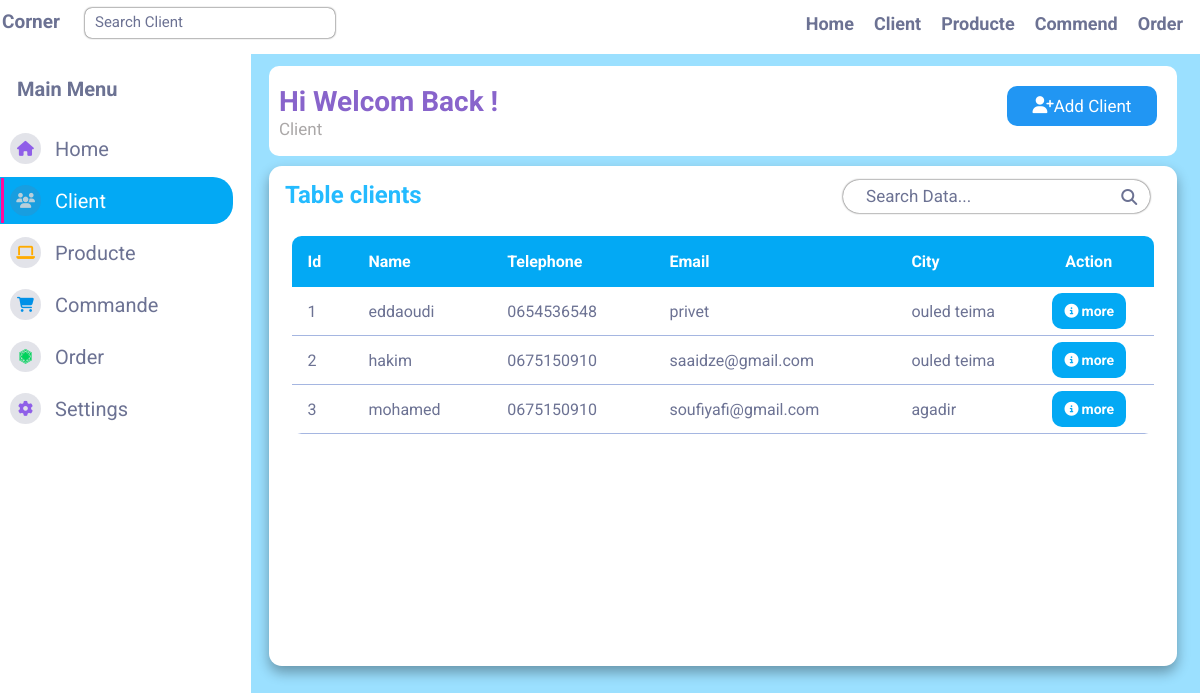
The page /client.php on the database its author committed.
### tables this page shows
CREATE TABLE `client` (
  `id_client` int(11) NOT NULL,
  `name` varchar(255) NOT NULL,
  `email` varchar(255) NOT NULL,
  `telephone` varchar(100) NOT NULL,
  `villle` varchar(100) NOT NULL,
  `address` varchar(255) NOT NULL
);

### fonction/classclient.php (called while the page is built, shortened)
<?php
include "db.php";
class gestionclient extends connection{
   public function AfficheClient() {
    $sql = "SELECT * FROM `client`;";
    $retsult = $this->connectiondb()->prepare($sql);
    $retsult->execute([]);
    $listclient = [];
    while ($row = $retsult->fetch(PDO::FETCH_ASSOC)){
        $listclient[] =  $row ;
    }
    return $listclient;
   }
}
$object = new gestionclient();
?>

### fonction/db.php (called while the page is built)
<?php
class connection {
     public function connectiondb()
    {
        try {
            $conn = new PDO("mysql:host=localhost;dbname=admincommande", "root", "");
            return $conn;
        } catch (PDOException $e) {
            echo $e->getMessage();
        }
    }
}
?>

### client.php (the view, shortened to what this page needs)
<!DOCTYPE html>
<html lang="en">
<head>
    <link rel="stylesheet" href="css/navbar.css" />
    <link rel="stylesheet" href="css/home.css" />
    <link rel="stylesheet" href="css/client.css">
    <link rel="stylesheet" href="https://cdnjs.cloudflare.com/ajax/libs/font-awesome/6.2.1/css/all.min.css" />
</head>
<body>
    <?php
    include "navbar.php"
    ?>
    <div class="containright">
        <div class="pop">
            <div>
                <h1>hi welcom back !</h1>
                <p>client</p>
            </div>
            <div>
                <div class="addclient">
                    <i class="fa-solid fa-user-plus"></i>
                    <p>add client</p>
                </div>
            </div>
        </div>
        <div class="clinet">
            <main class="table">
                <section class="table__header">
                    <h1>Table clients</h1>
                    <div class="input-group">
                        <input type="search" id="search" placeholder="Search Data..." />
                        <i class="fa-sharp fa-solid fa-magnifying-glass"></i>
                    </div>
                </section>
                <section class="table__body">
                    <table>
                        <thead>
                            <tr>
                                <th>Id</th>
                                <th>Name</th>
                                <th>Telephone</th>
                                <th>email</th>
                                <th>city</th>
                                <th>action</th>
                            </tr>
                        </thead>
                        <tbody id="clients">
                            <?php
                            include "fonction/classclient.php";
                           foreach( $object->AfficheClient() as $value ){
                            echo"
                            <tr>
                                <td>{$value['id_client']}</td>
                                <td>{$value['name']}</td>
                                <td>{$value['telephone']}</td>
                                <td>{$value['email']}</td>
                                <td>
                                    {$value['villle']}
                                </td>
                                <td class='actions'>
                                    <a href='profile.php?idc={$value['id_client']}' class='more'>
                                        <i class='fa-solid fa-circle-info'></i>
                                        <p>more</p>
                                    </a>
                                </td>
                            </tr>
                            ";
                            }
                            ?>
                        </tbody>
                    </table>
                </section>
            </main>
        </div>
    </div>
    </div>
</body>
</html>

### css/navbar.css (style rules this page uses)
* { box-sizing: border-box; }
:root { --background: #0f1015; --dark: #191c24; --colordark: #6c7293; --shadow: black }
::placeholder { color: var(--colordark); position: absolute; left: 10px; top: 50%; transform: translateY(-57%); text-transform: capitalize; }
a { text-decoration: none; color: var(--colordark); }

### css/home.css (style rules this page uses)
:root { --background: #9be0ff; --dark: white; --colordark: #6c7293; }
body { background: #9be0ff; }
.containright { width: calc(100% - 240px); background-color: #9be0ff; height: 100; margin-top: 8px; }

### css/client.css (style rules this page uses)
:root { --background: #0f1015; --dark: #191c24; --colordark: #6c7293; --shadow: white; }
* { font-family: 'Roboto'; }
body { font-family: "Roboto"; }
.containright .pop { width: 95%; background: white; margin-left: auto; margin-right: auto; border-radius: 10px; text-transform: capitalize; color: #aba8a8; font-size: 17px; display: flex; align-items: center; justify-content: space-between; margin-top: 50px; padding-left: 10px; }
.containright .pop h1 { margin-bottom: -16px; text-transform: capitalize; color: #8864cb; font-size: 28px; }
main.table { width: 95%; height: 500px; background-color: #fff5; backdrop-filter: blur(7px); box-shadow: 0 0.4rem 0.8rem #0005; border-radius: 0.8rem; background-color: white; margin-left: auto; margin-right: auto; margin-top: 10px; overflow: hidden; }
.table__header { width: 100%; height: 11.5%; padding: 0.8rem 1rem; display: flex; justify-content: space-between; align-items: center; }
.table__header h1 { color: #24bbff; }
.table__header .input-group { width: 35%; height: 105%; padding: 0 0.8rem; border-radius: 2rem; display: flex; justify-content: center; align-items: center; transition: 0.2s; box-shadow: 0px 0px 2px #161515; margin-top: 4px; margin-right: 11px; }
.input-group i { color: var(--colordark); }
.table__header .input-group input { width: 100%; padding: 0 0.5rem 0 0.3rem; background-color: transparent; border: none; color: #ada7a7; font-size: 17px; outline: none; }
.table__body { width: 95%; max-height: calc(89% - 1.6rem); background-color: white; color: var(--colordark); margin: 0.8rem auto; border-radius: 0.6rem; overflow: auto; overflow: overlay; }
table { width: 100%; }
table, th { border-collapse: collapse; padding: 1rem; text-align: left; }
table, td { border-collapse: collapse; padding-left: 1rem; padding-right: 1rem; text-align: left; }
thead th { position: sticky; top: 0; left: 0; cursor: pointer; background-color: #03A9F4; text-transform: capitalize; color: rgb(255, 255, 255); }
tbody tr { --delay: 0.1s; border-bottom: 1px solid #a5b6e1; }
.addclient { width: 150px; background: #2196F3; text-align: center; border-radius: 10px; cursor: pointer; margin-bottom: 10px; color: #373c3e; margin-left: 26px; height: 40px; display: flex; justify-content: center; color: white; margin-right: 20px; }
.addclient i { padding: 0; height: 20px; margin-top: auto; margin-bottom: auto; }
.addclient p { padding: 0; height: 20px; margin-top: auto; margin-bottom: auto; }
.actions { display: flex; padding: 6px 0; }
.actions a { display: flex; align-items: center; height: 36px; width: 66px; justify-content: center; margin-left: 3px; }
.actions .more { background: #03A9F4; border: none; border-radius: 10px; font-weight: bold; color: white; padding: 0px 37px; font-size: 14px; }
.actions .more i { padding-right: 3px; }
input, textarea { width: 94%; padding: 10px; border: none; background-color: transparent; transition: border-color 0.3s; border-bottom: 1px solid #98a0b5; }

### rows shown on the page
client: id_client "1", name "eddaoudi", telephone "0654536548", email "privet", villle "ouled teima"
client: id_client "2", name "hakim", telephone "0675150910", email "saaidze@gmail.com", villle "ouled teima"
client: id_client "3", name "mohamed", telephone "0675150910", email "soufiyafi@gmail.com", villle "agadir"
